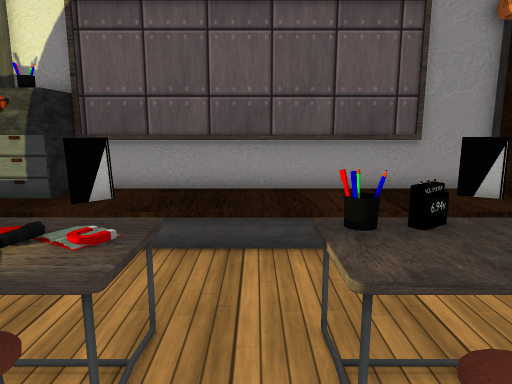
view 1 (above)

12 first-person views from a walk through a Unity game level. The camera is 1.5 m above the floor, tilts 10° down and sees 70° across. The floor is counted in squares, 0.5 m on a side. Each view is taken from the middle of a square. On the plan, view 1 faces up. The plan holds only what a view shows up to about 20 squares ahead; the rest is blank. The player character is not drawn. Some surface patterns are stand-ins.

view 2
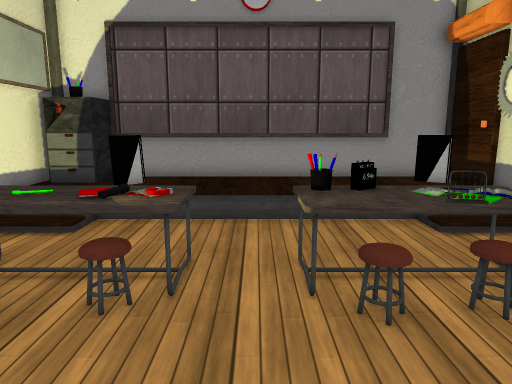

view 3
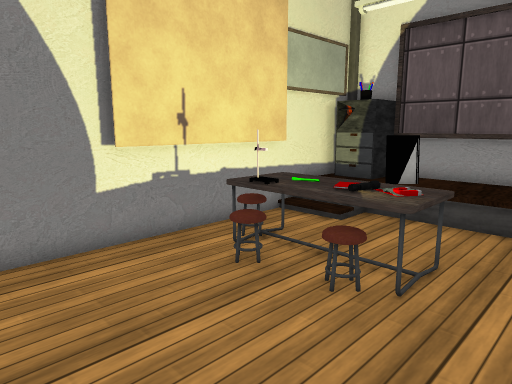

view 4
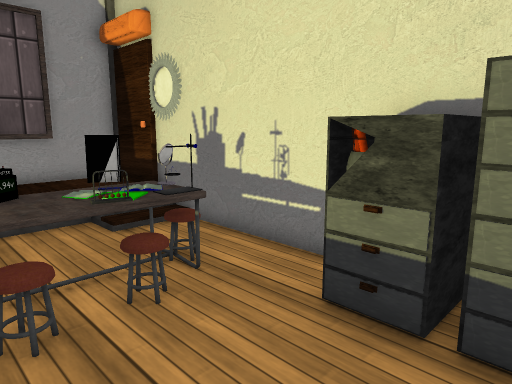

view 5
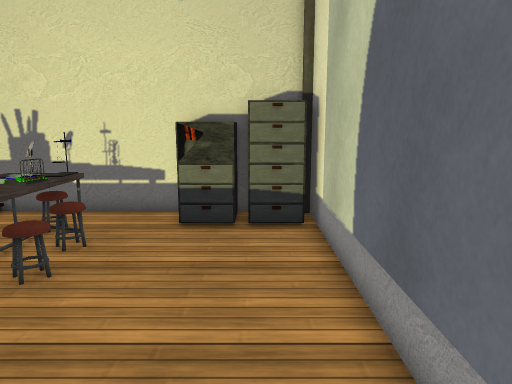

view 6
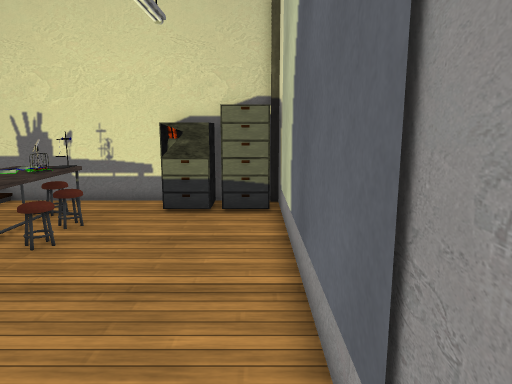

view 7
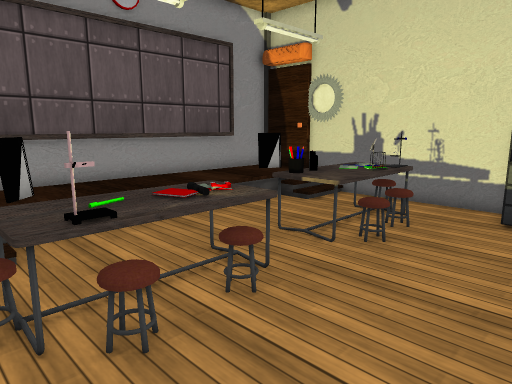

view 8
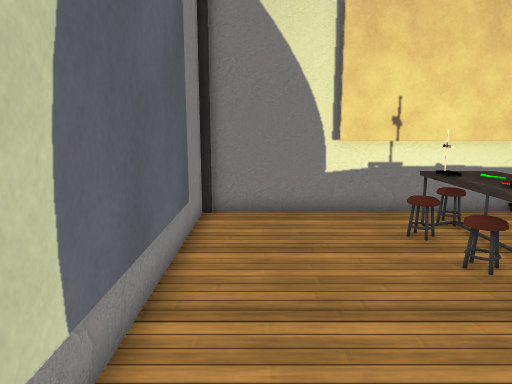

view 9
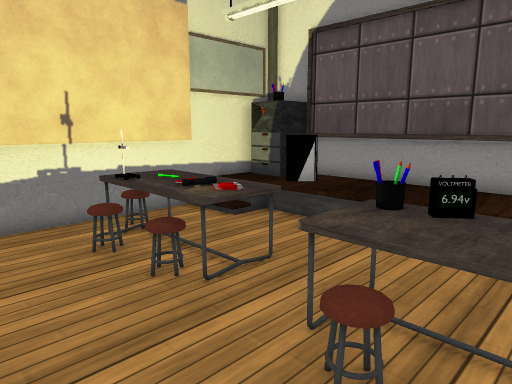

view 10
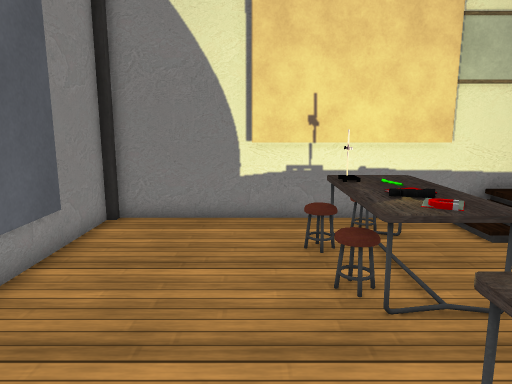

view 11
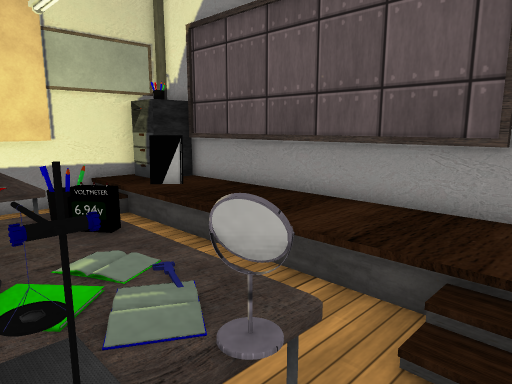

view 12
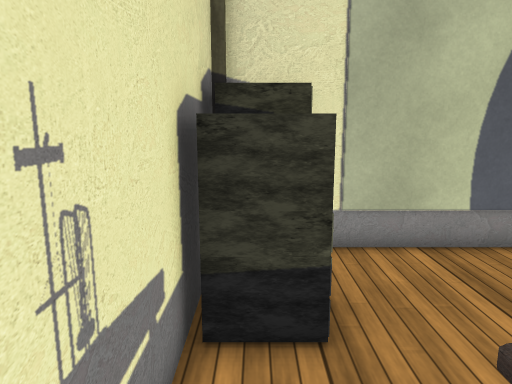

### Floor plan
Key: @ floor where view 1 was taken; # wall or solid block; . main floor; : floor 0.5 m higher than the main floor; / step, stairs or slope; = window, fence, low wall or low ledge; ^ raised ledge; O other object.
Columns run from 8 left of view 1 to 8 right of it. Each row starts with its distance up from view 1.
 12   ###############
 11 ###:::::::::::OO#
 10 ###OO::::::::::O#
  9 #:::::::::::::::#
  8 #//...........//#
  7 #//...........//#
  6 #...............#
  5 #.^^^^^=.^O^^^O.#
  4 #=^^^OO..^^^^^O.#
  3 #.^O^^^..^^^O^..#
  2 #..=......=.....#
  1 #...............#
  0 #.......@.....###
 -1 #.............###
 -2 #.............###
 -3 #.............###
 -4 ###############

Where each view was taken, in squares from view 1:
view 1: 0 up, 0 right, facing up
view 2: 3 down, 0 right, facing up
view 3: 3 down, 1 right, facing up-left
view 4: 3 down, 1 right, facing up-right
view 5: 2 down, 5 left, facing right
view 6: 3 down, 7 left, facing right
view 7: 2 down, 7 left, facing up-right
view 8: 2 down, 5 right, facing left
view 9: 1 down, 4 right, facing up-left
view 10: 1 up, 4 right, facing left
view 11: 3 up, 7 right, facing up-left
view 12: 5 up, 7 right, facing down
